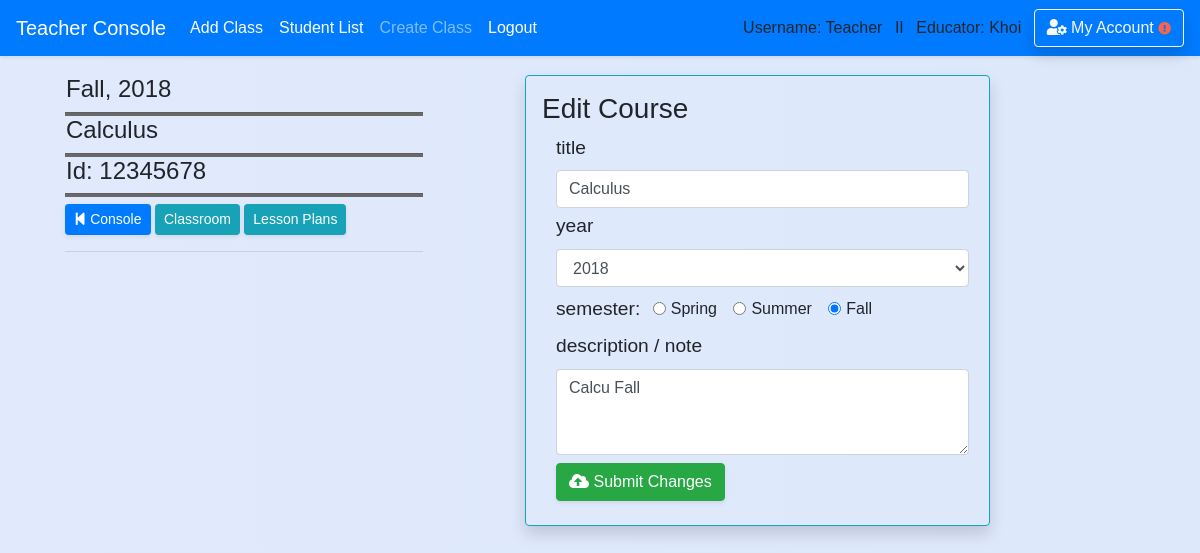
/teacher/edit_course/5/ (signed in), run on the app's committed database.
### school_app/models.py (models this page shows)
class Course(models.Model):
    course_number = models.CharField(max_length=20,default='12345678')
    abbreviated_title = models.CharField(max_length=150,default='')
    course_title = models.CharField(max_length=250,default='') #,unique=True)
    maximum_credit = models.CharField(max_length=10,default='')
    semester = models.CharField(max_length=50,default='')
    year = models.CharField(max_length=4,default='')
    teacher_name = models.CharField(max_length=50,default='')
    description = models.CharField(max_length=450,default='')
    is_archive = models.BooleanField(default=False)
    department = models.ForeignKey('Department',blank=True, null=True, on_delete = models.SET_NULL, related_name='belong_in_department')
    teacher = models.ForeignKey('Teacher',blank=True, null=True, on_delete = models.SET_NULL, related_name='course_by_teacher')
    create_date = models.DateField(auto_now_add=True , blank=True,null=True,)

### school_app/views_logged.py (the view)
# urls.py: path('teacher/edit_course', views_logged.edit_course, name='edit_course'),
def edit_course(request,course_id=None):
    if is_login(request) == False:
        return redirect('/login')
    if is_login(request) == True:
        if request.user.profile.is_teacher == False:
            messages.warning(request, "You don't have Instructor's Privilege!")
            return redirect('/')
        if request.method == 'POST':
            course_id = request.POST['course_id']
            course = Course.objects.filter(id=course_id).first()
            course.course_title = request.POST['title']
            course.year = request.POST['year']
            course.semester = request.POST['semester']
            course.description = request.POST['description']
            course.save()
            classroom_update = Classroom.objects.filter(course=course).update(semester=course.semester,year=course.year)
            messages.success(request, 'update successful')
            return redirect('edit_course',course_id=course_id)
        else:
            edit_course=Course.objects.filter(id=course_id).first()
            if edit_course.semester == 'Spring':
                semester = 'Spring'
            elif edit_course.semester == 'Summer':
                semester = 'Summer'
            elif edit_course.semester =='Fall':
                semester = 'Fall'
            if edit_course.year == '2018':
                year = '2018'
            elif edit_course.year == '2019':
                year = '2019'
            elif edit_course.year == '2020':
                year = '2020'
            return render(request,'teacher/course/edit_course.html',
            {'edit_course':edit_course, 'semester':semester,'year':year})

### school_app/views_functions.py (called while the page is built)
def is_login(request):
    if not request.user.is_authenticated:
        messages.warning(request, "Please Login or Create an Account.")
        return False
    return True

### school_app/templates/teacher/course/edit_course.html (shortened to what this page needs)
{% extends 'base.html' %}
{% block content %}
<div class='content'>
  <div class="container-fuild form-row" style='width:100%'>
    <div class="col-md-5">
       <div class='col-md-10'>
        <h4 style='padding-left: 1px'>{{ edit_course.semester }}, {{ edit_course.year }}</h4>
        <hr class='hr-line'/>
        <h4 style='padding-left: 1px'>{{ edit_course.course_title }} </h4>
        <hr class='hr-line'/>
        <h4 style='padding-left: 1px'>Id: {{edit_course.course_number}}</h4>
        <hr class='hr-line'/>
          <a href='{% url "teacher" %}' class="btn btn-sm btn-primary shadow-sm" ><i class="fas fa-step-backward"></i> Console</a>
          <a href='{% url "classroom_view" course_id=edit_course.id %}' class="btn btn-info btn-sm shadow-sm" role="button"> Classroom</a>
          <a href='{% url "view_lesson_plan" course_id=edit_course.id %}' class="btn btn-info btn-sm shadow-sm"> Lesson Plans</a>
        <hr/></div>
    </div>
    <div class="col-md-5">
      <div class='form border border-info rounded pb-4 shadow'>
        <h3 class='ml-3 mt-3'>Edit Course</h3>
        <form action='{% url "edit_course" %}' method='post' >{% csrf_token %}
          <div class=''>
            <label><big>title</big></label>
            <input type='text' name='title' class='form-control' value='{{ edit_course.course_title }}' required>
            <label class='mt-1'><big>year</big></label>
            <select class='form-control' name='year' required>
	            <option value="2018" {% if year == '2018' %} selected{% endif %}>2018</option>
	          </select>
	     <label class='mt-2 mr-2'><big>semester:</big></label>
	      <div class="form-check form-check-inline" >
          <input class="form-check-input" type="radio" name="semester" id="" value="Spring"
          {% if semester == 'Spring' %} checked{% endif %}>
          <label class="form-check-label" for="" >Spring</label>
        </div>
        <div class="form-check form-check-inline">
          <input class="form-check-input" type="radio" name="semester" id="" value="Summer"
          {% if semester == 'Summer' %} checked{% endif %}>
          <label class="form-check-label" for="">Summer</label>
        </div>
        <div class="form-check form-check-inline">
          <input class="form-check-input" type="radio" name="semester" id="" value="Fall"
          {% if semester == 'Fall' %} checked{% endif %}>
          <label class="form-check-label" for="">Fall</label>
        </div>
        <label><big>description / note</big></label>
        <textarea class='form-control' rows='3' name='description' required>{{ edit_course.description }}</textarea>
        <button class="btn btn-md btn-success  mt-2 text-center shadow-sm">
          <i class="fas fa-cloud-upload-alt"></i> Submit Changes
        </button>
       </div>
      </form>
      </div>
    </div>
  </div>
</div><br>
{% endblock %}

### school_app/templates/base.html (shortened to what this page needs)
<!doctype html>
<html>
    <head>
{% load static %}
        <link rel="stylesheet" type="text/css" href="{% static 'school_app/style.css' %}" />
        <link rel="stylesheet" href="https://stackpath.bootstrapcdn.com/bootstrap/4.1.0/css/bootstrap.min.css">
        <link rel="stylesheet" href="https://use.fontawesome.com/releases/v5.0.13/css/all.css">
    </head>
{% if request.user.profile.is_teacher %}
  <body class='body-teacher'>
{% else %}
  <body>
{% endif %}<header>
<nav class="navbar navbar-expand-lg navbar-dark bg-primary shadow-sm fixed-top">
    <a class="navbar-brand" href="/teacher">Teacher Console</a>
    <div class="navbar-collapse collapse show" id="navbarColor02" style="">
      <ul class="navbar-nav mr-auto">
        <li class="nav-item active">
          <a class="nav-link" href="/teacher/add_class">Add Class<span class="sr-only">(current)</span></a>
        </li>
        <li class="nav-item active">
          <a class="nav-link" href="/teacher/student_list">Student List<span class="sr-only">(current)</span></a>
        </li>
        <li class="nav-item">
          <a class="nav-link" href="/teacher/add_class">Create Class</a>
        </li>
        <li class="nav-item active">
          <a class="nav-link" href="{% url 'logout' %}">Logout</a>
        </li>
      </ul>
      {% if request.user.username %}
          Username: {{ request.user.username }} &ensp;II&ensp;
      {% endif %}
      {% if request.user.profile.is_teacher %}
          Educator: {{request.user.first_name}} &ensp;
      {% endif %}
      <a href='/account_management/' class='btn btn-outline-light shadow'>
         <i class="fas fa-user-cog"></i> My Account
      {% if user.profile.home_address == '' or user.profile.phone_number == '' or user.profile.emergency_contact == '' or user.email == '' or user.profile.birth_date == '' %}
        <i class="fas fa-exclamation-circle small" style='color:tomato'></i>
      {% endif %}
      </a>
    </div>
  </nav>
    </header>
    <div class='' style='padding-top:45px'>
    {% block content %}
    {% endblock %}
    </div>
</body>
</html>

### school_app/static/school_app/style.css (style rules this page uses)
.body-teacher { font-family:sans-serif; background: linear-gradient(to right, #e0eafc, #cfdef3); background-size: 600% 100%; }
.content { padding-top: 30px; padding-left:50px; padding-right:10px; }
.hr-line { height: 1px; background-color: dimgrey; padding: 1px; margin: 0px; }

### school_app/templates/base.html (style rules this page uses)
form,h1,ul { padding-left: 30px; padding-right:20px; }
textarea, input { background-color: rgb(243, 245, 247) }

### data on the page
Course: semester "Fall", year "2018", course_title "Calculus", course_number "12345678", title "Calculus", description "Calcu Fall"

### other printed values
{{ request.user.username }} "Teacher"
{{ request.user.first_name }} "Khoi"
